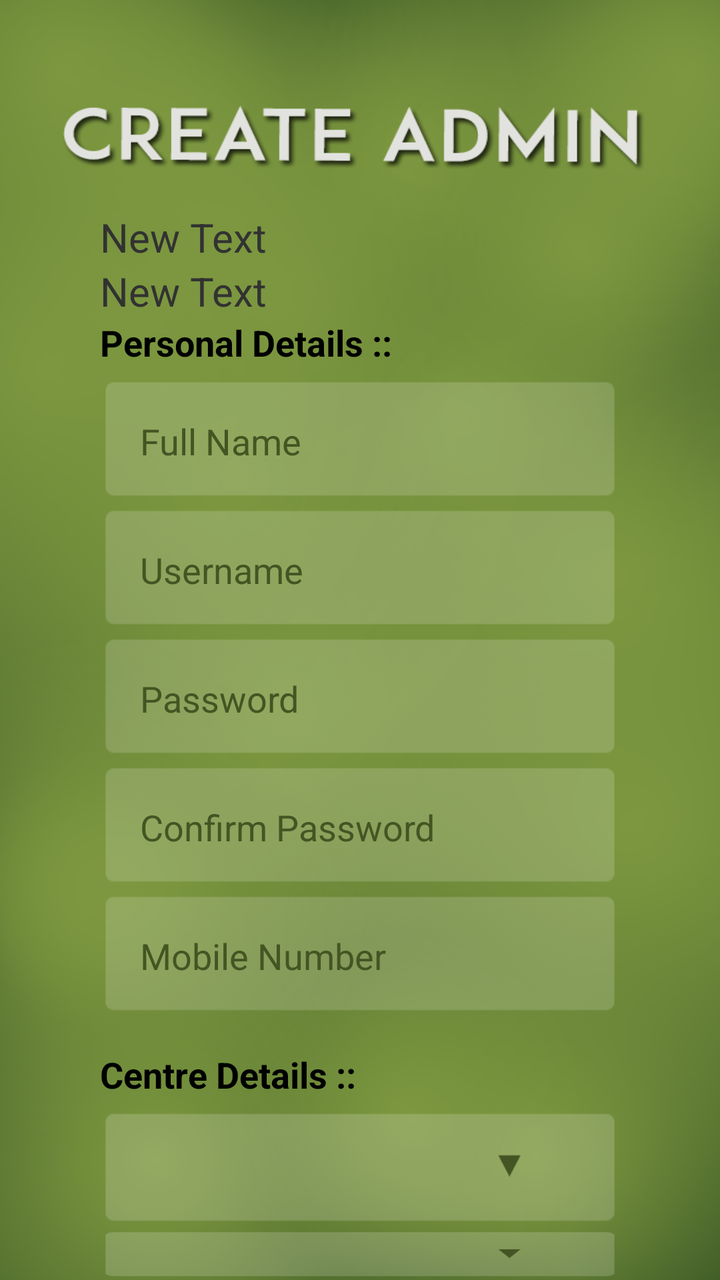
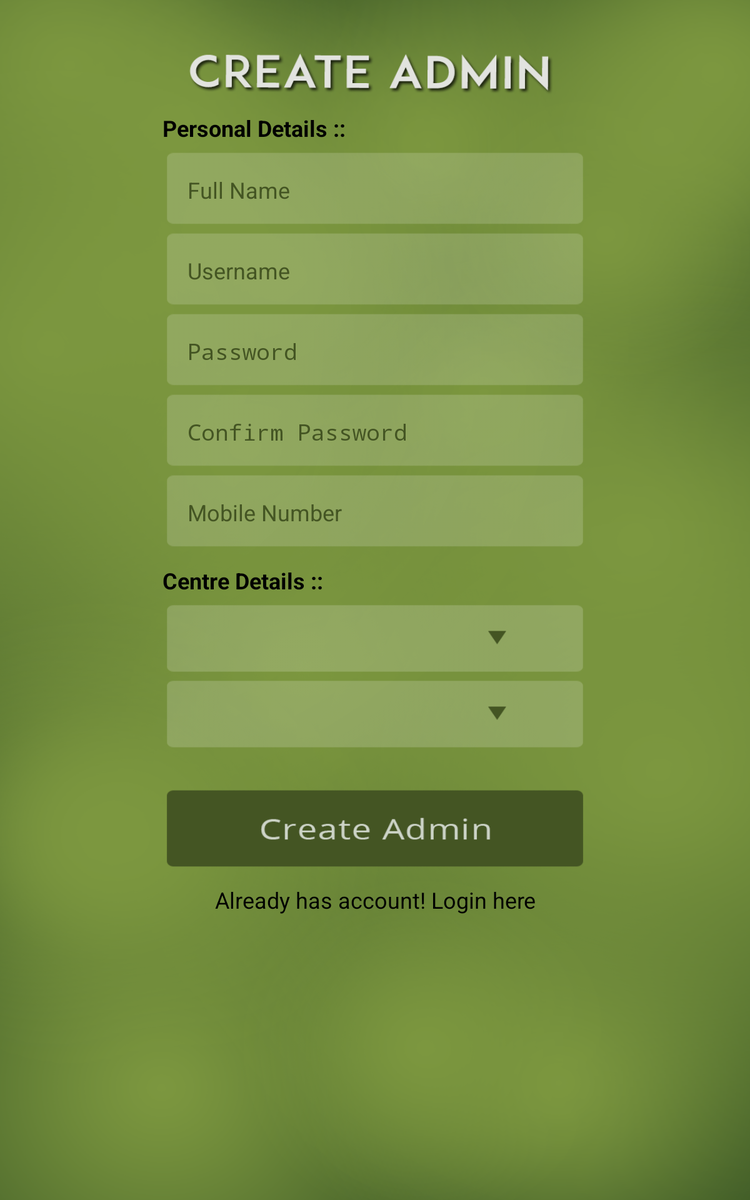

First picture: res/layout/ on a phone held upright. Second picture: the repository's own variant of that layout, on a device whose configuration matches the variant's folder. Source for both follows.
<!-- AndroidManifest.xml: application theme AppTheme -->
<!-- res/layout/register.xml -->
<?xml version="1.0" encoding="utf-8"?>
<RelativeLayout xmlns:android="http://schemas.android.com/apk/res/android"
    xmlns:tools="http://schemas.android.com/tools"
    android:layout_width="match_parent"
    android:layout_height="match_parent"
    android:background="@drawable/mainbackground"
   >
    
    <RelativeLayout
        android:id="@+id/header"
        android:layout_width="match_parent"
        android:layout_height="wrap_content"
        android:layout_alignParentTop="true"
        android:layout_marginTop="50dp"
        android:layout_marginBottom="15dp"
        android:gravity="center" >

        <ImageView
            android:layout_width="300dp"
            android:layout_height="40dp"
            android:background="@drawable/createadmin" />

    </RelativeLayout>


    
    <LinearLayout

        android:layout_marginLeft="50dp"
        android:layout_marginRight="50dp"
        android:orientation="vertical"
        android:layout_width="match_parent"
        android:layout_height="wrap_content"
        android:layout_gravity="center"
        android:layout_below="@+id/header"
        android:id="@+id/linearLayout2">

        <TextView
            android:layout_width="wrap_content"
            android:layout_height="wrap_content"
            android:text="New Text"
            android:id="@+id/stateID"
            android:layout_centerVertical="true"
            android:layout_alignParentRight="true"
            android:layout_alignParentEnd="true"
            android:textSize="20dp" />

        <TextView
            android:layout_width="wrap_content"
            android:layout_height="wrap_content"
            android:text="New Text"
            android:id="@+id/textView10"
            android:layout_centerVertical="true"
            android:layout_alignParentRight="true"
            android:layout_alignParentEnd="true"
            android:textSize="20dp" />

        <TextView
            android:layout_width="wrap_content"
            android:layout_height="wrap_content"
            android:textAppearance="?android:attr/textAppearanceMedium"
            android:text="Personal Details ::"
            android:textStyle="bold"
            android:id="@+id/textView11"
            style="bold" />

        <EditText
        android:layout_width="match_parent"
        android:layout_height="wrap_content"
        android:id="@+id/fullname"
        android:background="@drawable/textfieldimage"
        android:layout_marginTop="5dp"
        android:padding="20dp"
        android:textColor="#e2e3df"
        android:singleLine="true"
        android:hint="Full Name"
        android:textColorHint="#445523"/>

        <EditText
            android:layout_width="match_parent"
            android:layout_height="wrap_content"
            android:id="@+id/username"
            android:background="@drawable/textfieldimage"
            android:padding="20dp"
            android:textColor="#e2e3df"
            android:singleLine="true"
            android:hint="Username"
            android:textColorHint="#445523"/>
        <EditText
            android:layout_width="match_parent"
            android:layout_height="wrap_content"
            android:id="@+id/password"
            android:background="@drawable/textfieldimage"
            android:padding="20dp"
            android:textColor="#e2e3df"
            android:singleLine="true"
            android:hint="Password"
            android:textColorHint="#445523"/>
        <EditText
            android:layout_width="match_parent"
            android:layout_height="wrap_content"
            android:id="@+id/confirmpassword"
            android:background="@drawable/textfieldimage"
            android:padding="20dp"
            android:textColor="#e2e3df"
            android:singleLine="true"
            android:hint="Confirm Password"
            android:textColorHint="#445523"/>
        <EditText
            android:layout_width="match_parent"
            android:layout_height="wrap_content"
            android:id="@+id/mobilenumber"
            android:background="@drawable/textfieldimage"
            android:padding="20dp"
            android:textColor="#e2e3df"
            android:singleLine="true"
            android:hint="Mobile Number"
            android:textColorHint="#445523"

            android:inputType="number" />

        <TextView
            android:layout_width="wrap_content"
            android:layout_height="wrap_content"
            android:textAppearance="?android:attr/textAppearanceMedium"
            android:textStyle="bold"
            android:text="Centre Details ::"
            android:id="@+id/textView12"
            android:layout_marginTop="15dp"/>

        <Spinner
            android:layout_width="match_parent"
            android:layout_height="wrap_content"
            android:id="@+id/state"
            android:layout_marginTop="5dp"
            android:padding="10dp"
            android:textColor="#e2e3df"
            android:background="@drawable/dropdown"
            />
        <Spinner
            android:layout_width="match_parent"
            android:layout_height="wrap_content"
            android:id="@+id/lga"
            android:padding="10dp"
            android:textColor="#e2e3df"
            android:background="@drawable/dropdown"
            />

        <Spinner
            android:layout_width="match_parent"
            android:layout_height="wrap_content"
            android:id="@+id/centrename"
            android:padding="10dp"
            android:textColor="#e2e3df"
            android:background="@drawable/dropdown"

            />

        <EditText
            android:layout_width="match_parent"
            android:layout_height="wrap_content"
            android:id="@+id/centrenumber"
            android:background="@drawable/textfieldimage"
            android:layout_marginTop="5dp"
            android:padding="20dp"
            android:textColor="#e2e3df"
            android:singleLine="true"
            android:hint="Centre Number"
            android:textColorHint="#445523"/>

        <Button
            android:layout_width="wrap_content"
            android:layout_height="55dp"
            android:text="Get Coordinates"
            android:layout_marginTop="5dp"
            android:id="@+id/getlocation"

             />

        <LinearLayout
            android:layout_width="match_parent"
            android:layout_height="wrap_content"
            android:orientation="horizontal"
            android:layout_marginTop="10dp">
            <TextView
                android:layout_width="wrap_content"
                android:layout_height="wrap_content"
                android:layout_marginLeft="5dp"
                android:textSize="16dp"

                android:text="Latitude:"
                />

            <TextView
                android:layout_width="wrap_content"
                android:layout_height="wrap_content"
                android:layout_marginLeft="5dp"
                android:textSize="16dp"

                android:text="7849949"
                android:id="@+id/locationdisplay"
                />
        </LinearLayout>
        <LinearLayout
            android:layout_width="match_parent"
            android:layout_height="wrap_content"
            android:orientation="horizontal"
            android:layout_marginTop="5dp">
            <TextView
                android:layout_width="wrap_content"
                android:layout_height="wrap_content"
                android:layout_marginLeft="5dp"
                android:textSize="16dp"
                android:textColor="#424242"
                android:text="Longitude:"

                />

            <TextView
                android:layout_width="wrap_content"
                android:layout_height="wrap_content"
                android:layout_marginLeft="5dp"
                android:textSize="16dp"
                android:textColor="#424242"
                android:text="647484555"
                android:id="@+id/locationdisplay1"
                />
        </LinearLayout>

        <ImageButton
            android:layout_width="wrap_content"
            android:layout_height="70dp"
            android:id="@+id/createadmin"
            android:background="@drawable/crateadminbutton"
            android:layout_marginTop="10dp" />

        
        <TextView android:id="@+id/link_to_login"
            android:layout_width="fill_parent"
            android:layout_height="wrap_content"
            android:textAppearance="?android:attr/textAppearanceMedium"
            android:padding="10dp"
            android:layout_marginTop="5dp"
            android:layout_marginBottom="20dp"
            android:text="Already has account! Login here"
            android:gravity="center"
            />

    </LinearLayout>




</RelativeLayout>
<!-- resources referenced by this layout -->
<resources>
  <!-- drawable crateadminbutton: png bitmap (drawable-hdpi, 5417 bytes) -->
  <!-- drawable createadmin: png bitmap (drawable-hdpi, 19352 bytes) -->
  <!-- drawable dropdown: png bitmap (drawable-hdpi, 1707 bytes) -->
  <!-- drawable mainbackground: png bitmap (drawable-hdpi, 461394 bytes) -->
  <!-- drawable textfieldimage: png bitmap (drawable-hdpi, 1570 bytes) -->
  <style name="AppTheme" parent="AppTheme.Base">
          
      </style>
  <style name="AppTheme.Base" parent="@android:style/Theme.Holo.Light.DarkActionBar">
  
          <item name="android:spinnerDropDownItemStyle">@style/mySpinnerItemStyle1</item>
          <item name="android:spinnerItemStyle">@style/mySpinnerItemStyle</item>
          <item name="android:alertDialogStyle">@style/mySpinnerItemStyle1</item>
          <item name="android:textColorAlertDialogListItem">@style/mySpinnerItemStyle1</item>
          <item name="android:dialogMessage">@style/mySpinnerItemStyle1</item>
          <item name="android:dialogPreferenceStyle">@style/mySpinnerItemStyle1</item>
  
      </style>
  <style name="mySpinnerItemStyle1" parent="@android:style/Widget.Holo.DropDownItem.Spinner">
  
          <item name="android:textColor">@color/green</item>
      </style>
  <style name="mySpinnerItemStyle" parent="@android:style/Widget.Holo.DropDownItem.Spinner">
          <item name="android:textColor">@color/whitetransparent</item>
  
      </style>
  <color name="green">#445523</color>
  <color name="whitetransparent">#ffffff</color>
</resources>
<!-- res/layout-sw600dp/register.xml (the author's variant of the layout above) -->
<!-- drawn on a 7-inch tablet held upright -->
<?xml version="1.0" encoding="utf-8"?>
<RelativeLayout xmlns:android="http://schemas.android.com/apk/res/android"
    xmlns:tools="http://schemas.android.com/tools"
    android:layout_width="match_parent"
    android:layout_height="match_parent"
    android:background="@drawable/mainbackground"
   >
    
    <RelativeLayout
        android:id="@+id/header"
        android:layout_width="match_parent"
        android:layout_height="wrap_content"
        android:layout_alignParentTop="true"
        android:layout_marginTop="20dp"
        android:layout_marginBottom="10dp"
        android:gravity="center" >

        <ImageView
            android:layout_width="300dp"
            android:layout_height="40dp"
            android:layout_marginTop="20dp"
            android:background="@drawable/createadmin" />

    </RelativeLayout>


    
    <LinearLayout

        android:layout_marginLeft="130dp"
        android:layout_marginRight="130dp"
        android:orientation="vertical"
        android:layout_width="match_parent"
        android:layout_height="wrap_content"
        android:layout_gravity="center"
        android:layout_below="@+id/header"
        android:id="@+id/linearLayout2">

        <TextView
            android:layout_width="wrap_content"
            android:layout_height="wrap_content"
            android:textAppearance="?android:attr/textAppearanceMedium"
            android:text="Personal Details ::"
            android:textStyle="bold"
            android:id="@+id/textView11"
            style="bold" />

        <EditText
        android:layout_width="match_parent"
        android:layout_height="wrap_content"
        android:id="@+id/fullname"
        android:background="@drawable/textfieldimage"
        android:layout_marginTop="5dp"
        android:padding="20dp"
        android:textColor="#e2e3df"
        android:singleLine="true"
        android:hint="Full Name"
        android:textColorHint="#445523"/>

        <EditText
            android:layout_width="match_parent"
            android:layout_height="wrap_content"
            android:id="@+id/username"
            android:background="@drawable/textfieldimage"
            android:padding="20dp"
            android:textColor="#e2e3df"
            android:singleLine="true"
            android:hint="Username"
            android:textColorHint="#445523"/>
        <EditText
            android:layout_width="match_parent"
            android:layout_height="wrap_content"
            android:id="@+id/password"
            android:background="@drawable/textfieldimage"
            android:padding="20dp"
            android:textColor="#e2e3df"
            android:singleLine="true"
            android:hint="Password"
            android:textColorHint="#445523"
            android:inputType="textPassword" />
        <EditText
            android:layout_width="match_parent"
            android:layout_height="wrap_content"
            android:id="@+id/confirmpassword"
            android:background="@drawable/textfieldimage"
            android:padding="20dp"
            android:textColor="#e2e3df"
            android:singleLine="true"
            android:hint="Confirm Password"
            android:textColorHint="#445523"
            android:inputType="textPassword" />
        <EditText
            android:layout_width="match_parent"
            android:layout_height="wrap_content"
            android:id="@+id/mobilenumber"
            android:background="@drawable/textfieldimage"
            android:padding="20dp"
            android:textColor="#e2e3df"
            android:singleLine="true"
            android:hint="Mobile Number"
            android:textColorHint="#445523"

            android:inputType="number"
            android:maxLength="11" />

        <TextView
            android:layout_width="wrap_content"
            android:layout_height="wrap_content"
            android:textAppearance="?android:attr/textAppearanceMedium"
            android:textStyle="bold"
            android:text="Centre Details ::"
            android:id="@+id/textView12"
            android:layout_marginTop="10dp"/>

        <Spinner
            android:layout_width="match_parent"
            android:layout_height="wrap_content"
            android:id="@+id/state"
            android:layout_marginTop="5dp"
            android:padding="10dp"
            android:textColor="#e2e3df"
            android:background="@drawable/dropdown"
            />
        <Spinner
            android:layout_width="match_parent"
            android:layout_height="wrap_content"
            android:id="@+id/lga"
            android:padding="10dp"
            android:textColor="#e2e3df"
            android:background="@drawable/dropdown"
            />

        <LinearLayout
            android:layout_width="match_parent"
            android:layout_height="wrap_content"
            android:orientation="horizontal"
            android:layout_marginTop="10dp">

        </LinearLayout>
        <LinearLayout
            android:layout_width="match_parent"
            android:layout_height="wrap_content"
            android:orientation="horizontal"
            android:layout_marginTop="5dp">

        </LinearLayout>

        <ImageButton
            android:layout_width="wrap_content"
            android:layout_height="70dp"
            android:id="@+id/createadmin"
            android:background="@drawable/crateadminbutton"
            android:layout_marginTop="10dp" />

        
        <TextView android:id="@+id/link_to_login"
            android:layout_width="fill_parent"
            android:layout_height="wrap_content"
            android:textAppearance="?android:attr/textAppearanceMedium"
            android:padding="10dp"
            android:layout_marginBottom="20dp"
            android:text="Already has account! Login here"
            android:gravity="center"
            />

    </LinearLayout>

</RelativeLayout>
